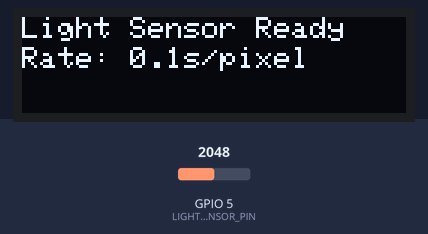
Recording of a sketch running on a simulated ESP32. Parts: 128×32 one-colour display. Inputs (shaded band) come from the test bench; at power-on: GPIO 5 (LIGHT_SENSOR_PIN) = 2048 (analog values on the 0–4095 scale). What the sketch prints to the serial monitor is not drawn.

Above: at 0.1 s.
2.3 s: GPIO 5 (LIGHT_SENSOR_PIN) set to 2866
3.9 s: GPIO 5 (LIGHT_SENSOR_PIN) set to 3603
At 4.35 s:
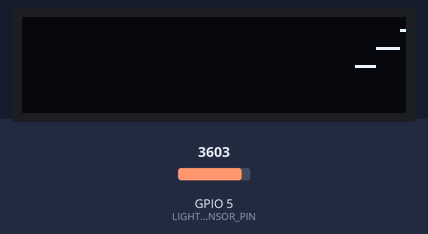
5.5 s: GPIO 5 (LIGHT_SENSOR_PIN) set to 4095
At 5.75 s:
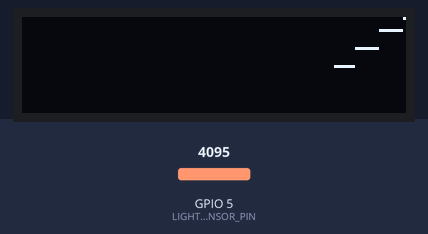
Timing chart, 0 to 8.5 s (numbered marks = the images above; inputs shaded):
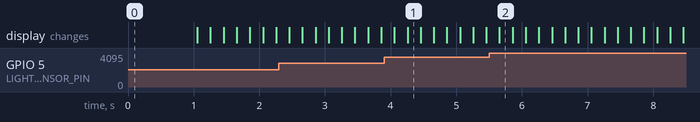

The sketch:

LightDtector.ino
```cpp
#include <Wire.h>
#include <Adafruit_GFX.h>
#include <Adafruit_SSD1306.h>

// OLED配置
#define SCREEN_WIDTH 128
#define SCREEN_HEIGHT 32
#define OLED_RESET -1
#define OLED_I2C_ADDRESS 0x3C

// **引脚定义**
#define LIGHT_SENSOR_PIN 5     // 光敏电阻连接到 GPIO5 (ADC1通道4)
#define OLED_SDA_PIN 9         // OLED SDA 连接到 GPIO9
#define OLED_SCL_PIN 11        // OLED SCL 连接到 GPIO11

Adafruit_SSD1306 display(SCREEN_WIDTH, SCREEN_HEIGHT, &Wire, OLED_RESET);

// ADC配置
const int adcMaxValue = 4095; // 12位ADC最大值
const int screenHeight = SCREEN_HEIGHT;

// 双缓冲相关变量
uint8_t frameBuffer[SCREEN_WIDTH * SCREEN_HEIGHT / 8]; // 主帧缓冲区，512字节
uint8_t backBuffer[SCREEN_WIDTH * SCREEN_HEIGHT / 8];  // 后台缓冲区，512字节
bool currentBuffer = 0; // 当前缓冲区标识

// 图形参数
// **关键修改1：刷新时间从200ms改为100ms**
const unsigned long updateInterval = 100; // 100ms更新间隔 (0.1秒)
unsigned long lastUpdateTime = 0;
int currentColumn = 0;

void setup() {
  Serial.begin(9600);

  // 初始化I2C总线并指定引脚
  Wire.begin(OLED_SDA_PIN, OLED_SCL_PIN);

  // 初始化OLED
  if(!display.begin(SSD1306_SWITCHCAPVCC, OLED_I2C_ADDRESS)) {
    Serial.println(F("SSD1306分配失败，请检查连线！"));
    while(1);
  }

  // 初始化ADC为12位分辨率
  analogReadResolution(12);
  analogSetAttenuation(ADC_11db); // 设置衰减为11dB，量程约0-3.3V

  // 初始化显示
  display.clearDisplay();
  display.setTextColor(SSD1306_WHITE);

  // 清空双缓冲区
  memset(frameBuffer, 0, sizeof(frameBuffer));
  memset(backBuffer, 0, sizeof(backBuffer));

  // 显示初始信息
  display.setTextSize(1);
  display.setCursor(0,0);
  display.println("Light Sensor Ready");
  display.setCursor(0,10);
  display.println("Rate: 0.1s/pixel");
  display.display();
  delay(1000);
  display.clearDisplay();

  Serial.println("光线强度探测器初始化完成 (刷新率: 0.1秒/像素)");
}

void loop() {
  unsigned long currentTime = millis();

  if (currentTime - lastUpdateTime >= updateInterval) {
    lastUpdateTime = currentTime;

    // 读取光敏电阻值 (12位精度)
    int lightValue = analogRead(LIGHT_SENSOR_PIN);

    // 将ADC值映射到屏幕Y坐标 (0-31)，强光在上，弱光在下
    int yPosition = map(lightValue, 0, adcMaxValue, screenHeight-1, 0);
    yPosition = constrain(yPosition, 0, screenHeight-1);

    // 使用双缓冲：在后台缓冲区操作
    shiftGraphLeft(backBuffer);
    drawNewDataPoint(backBuffer, SCREEN_WIDTH-1, yPosition);

    // 交换缓冲区
    swapBuffers();

    // 更新显示
    updateDisplay();

    // 每128次采样输出一次调试信息（因为刷新速度加快）
    if (currentColumn % 128 == 0) {
      Serial.print("ADC值: ");
      Serial.print(lightValue);
      Serial.print(" | Y坐标: ");
      Serial.print(yPosition);
      Serial.print(" | 电压: ");
      Serial.print((lightValue * 3.3) / adcMaxValue, 3);
      Serial.println("V");
    }

    currentColumn++;
  }
}

// 将图形向左移动一列
void shiftGraphLeft(uint8_t* buffer) {
  for (int col = 0; col < SCREEN_WIDTH - 1; col++) {
    for (int page = 0; page < 4; page++) {
      int currentIndex = col + page * SCREEN_WIDTH;
      int nextIndex = (col + 1) + page * SCREEN_WIDTH;
      buffer[currentIndex] = buffer[nextIndex];
    }
  }
  // 清空最右侧一列
  for (int page = 0; page < 4; page++) {
    int lastColIndex = (SCREEN_WIDTH - 1) + page * SCREEN_WIDTH;
    buffer[lastColIndex] = 0;
  }
}

// 在指定位置绘制新的数据点
void drawNewDataPoint(uint8_t* buffer, int x, int y) {
  if (x < 0 || x >= SCREEN_WIDTH || y < 0 || y >= SCREEN_HEIGHT) return;

  int page = y / 8;
  int bitPosition = y % 8;

  int bufferIndex = x + page * SCREEN_WIDTH;
  buffer[bufferIndex] |= (1 << bitPosition);
}

// 交换前后台缓冲区（实现双缓冲防闪烁）
void swapBuffers() {
  currentBuffer = !currentBuffer;
  if (currentBuffer) {
    memcpy(frameBuffer, backBuffer, sizeof(frameBuffer));
  } else {
    memcpy(backBuffer, frameBuffer, sizeof(frameBuffer));
  }
}

// 更新显示内容
void updateDisplay() {
  display.clearDisplay();

  // 将当前帧缓冲区内容复制到显示缓冲区
  for (int i = 0; i < (SCREEN_WIDTH * SCREEN_HEIGHT / 8); i++) {
    display.getBuffer()[i] = frameBuffer[i];
  }

  // **关键修改2：移除了网格绘制函数调用，只显示纯数据曲线**
  // 只添加简单的幅度标签
  // display.setTextSize(1);
  // display.setCursor(SCREEN_WIDTH - 16, 0);
  // display.print("Hi");
  // display.setCursor(SCREEN_WIDTH - 16, SCREEN_HEIGHT - 8);
  // display.print("Lo");

  display.display();
}
```
